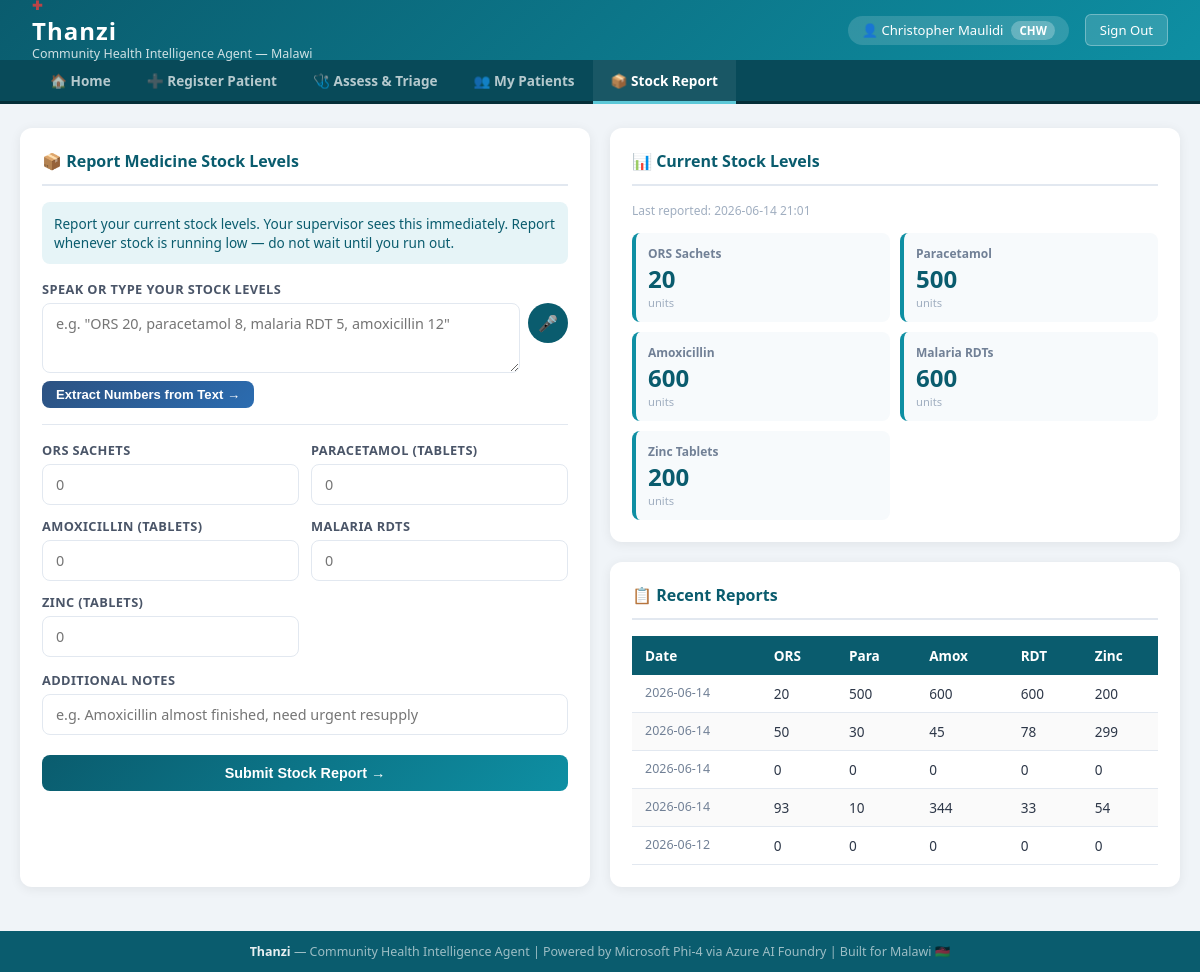
The app's page /chw/stock (signed in) with its own data.
### tables this page shows
CREATE TABLE medicine_stock (
                id          INTEGER PRIMARY KEY AUTOINCREMENT,
                chw_id      INTEGER NOT NULL REFERENCES users(id)
                            ON UPDATE CASCADE ON DELETE CASCADE,
                reported_at TEXT    NOT NULL DEFAULT (datetime('now')),
                ors         INTEGER NOT NULL DEFAULT 0,
                paracetamol INTEGER NOT NULL DEFAULT 0,
                amoxicillin INTEGER NOT NULL DEFAULT 0,
                malaria_rdt INTEGER NOT NULL DEFAULT 0,
                zinc        INTEGER NOT NULL DEFAULT 0,
                notes       TEXT    NOT NULL DEFAULT ''
            );

### routes/chw.py (the view)
@chw_bp.route('/stock', methods=['GET'])
@role_required('CHW')
def stock():
    chw_id = session['user_id']
    with get_db() as conn:
        stock_history = conn.execute("""
            SELECT * FROM medicine_stock
            WHERE chw_id = ?
            ORDER BY reported_at DESC
            LIMIT 10
        """, (chw_id,)).fetchall()
        last_stock = conn.execute(
            "SELECT * FROM medicine_stock WHERE chw_id = ? ORDER BY reported_at DESC LIMIT 1",
            (chw_id,)
        ).fetchone()
    return render_template('chw_stock.html',
                           stock_history=stock_history,
                           last_stock=last_stock)

### database.py (called while the page is built)
@contextmanager
def get_db():
    conn = sqlite3.connect(Config.DATABASE_PATH)
    conn.row_factory = sqlite3.Row
    conn.execute("PRAGMA foreign_keys = ON")
    conn.execute("PRAGMA journal_mode = WAL")
    try:
        yield conn
        conn.commit()
    except Exception:
        conn.rollback()
        raise
    finally:
        conn.close()

### routes/auth.py (called while the page is built)
def role_required(*roles):
    from functools import wraps
    def decorator(f):
        @wraps(f)
        def decorated(*args, **kwargs):
            if 'user_id' not in session:
                if request.is_json or '/api/' in request.path:
                    return jsonify({'error': 'Session expired. Please log in again.'}), 401
                flash('Please log in to continue.', 'warning')
                return redirect(url_for('auth.login'))
            if session.get('role') not in roles:
                if request.is_json or '/api/' in request.path:
                    return jsonify({'error': 'Access denied.'}), 403
                flash('You do not have permission to access that page.', 'danger')
                return redirect(url_for('auth.dashboard'))
            return f(*args, **kwargs)
        return decorated
    return decorator

### templates/chw_stock.html (shortened to what this page needs)
{% extends 'base.html' %}
{% block subnav %}
<div class="subnav">
  <a href="{{ url_for('chw.dashboard') }}">🏠 Home</a>
  <a href="{{ url_for('chw.register_patient') }}">➕ Register Patient</a>
  <a href="{{ url_for('chw.assess') }}">🩺 Assess & Triage</a>
  <a href="{{ url_for('chw.patients') }}">👥 My Patients</a>
  <a href="{{ url_for('chw.stock') }}" class="active">📦 Stock Report</a>
</div>
{% endblock %}
{% block content %}
<div class="grid-2">
  <div class="card">
    <div class="card-header">📦 Report Medicine Stock Levels</div>
    <div style="background:#e6f4f7;border-radius:8px;padding:12px;margin-bottom:16px;font-size:0.85rem;color:#0a5c6e;">
      Report your current stock levels. Your supervisor sees this immediately.
      Report whenever stock is running low — do not wait until you run out.
    </div>
    <div class="form-group">
      <label>Speak or type your stock levels</label>
      <div style="display:flex;gap:8px;align-items:flex-start;">
        <textarea id="stock-voice-text"
                  placeholder='e.g. "ORS 20, paracetamol 8, malaria RDT 5, amoxicillin 12"'
                  style="height:70px;flex:1;"></textarea>
        <button onclick="startStockVoice(event)"
                style="background:#0a5c6e;color:white;border:none;border-radius:50%;
                       width:40px;height:40px;cursor:pointer;font-size:1rem;flex-shrink:0;">
          🎤
        </button>
      </div>
      <button onclick="parseStockFromText()"
              class="btn btn-secondary btn-sm" style="margin-top:8px;">
        Extract Numbers from Text →
      </button>
    </div>
    <div style="border-top:1px solid #e2e8f0;margin:16px 0;"></div>
    <div class="grid-2" style="gap:12px;">
      <div class="form-group" style="margin:0;">
        <label>ORS Sachets</label>
        <input type="number" id="s-ors" placeholder="0" min="0">
      </div>
      <div class="form-group" style="margin:0;">
        <label>Paracetamol (tablets)</label>
        <input type="number" id="s-para" placeholder="0" min="0">
      </div>
      <div class="form-group" style="margin:0;">
        <label>Amoxicillin (tablets)</label>
        <input type="number" id="s-amox" placeholder="0" min="0">
      </div>
      <div class="form-group" style="margin:0;">
        <label>Malaria RDTs</label>
        <input type="number" id="s-rdt" placeholder="0" min="0">
      </div>
      <div class="form-group" style="margin:0;">
        <label>Zinc (tablets)</label>
        <input type="number" id="s-zinc" placeholder="0" min="0">
      </div>
    </div>
    <div class="form-group" style="margin-top:14px;">
      <label>Additional Notes</label>
      <input type="text" id="s-notes"
             placeholder="e.g. Amoxicillin almost finished, need urgent resupply">
    </div>
    <button class="btn btn-primary btn-full" style="margin-top:6px;" onclick="submitStock()">
      Submit Stock Report →
    </button>
  </div>
  <div>
    <div class="card" style="margin-bottom:20px;">
      <div class="card-header">📊 Current Stock Levels</div>
      {% if last_stock %}
      <p style="font-size:0.75rem;color:#a0aec0;margin-bottom:14px;">
        Last reported: {{ last_stock.reported_at[:16] }}
      </p>
      <div class="grid-2" style="gap:10px;">
        {% for field, label, threshold in [
            ('ors',         'ORS Sachets',   10),
            ('paracetamol', 'Paracetamol',   20),
            ('amoxicillin', 'Amoxicillin',   10),
            ('malaria_rdt', 'Malaria RDTs',   5),
            ('zinc',        'Zinc Tablets',  10)
        ] %}
        <div style="background:#f7fafc;border-radius:8px;padding:12px;border-left:4px solid {% if last_stock[field] < threshold // 2 %}#c53030{% elif last_stock[field] < threshold %}#f6ad55{% else %}#0e8fa3{% endif %};">
          <div style="font-size:0.75rem;color:#718096;font-weight:600;">{{ label }}</div>
          <div style="font-size:1.5rem;font-weight:800;color:{% if last_stock[field] < threshold // 2 %}#c53030{% elif last_stock[field] < threshold %}#b7791f{% else %}#0a5c6e{% endif %};">
            {{ last_stock[field] }}
          </div>
          <div style="font-size:0.7rem;color:#a0aec0;">units</div>
        </div>
        {% endfor %}
      </div>
      {% else %}
      <div class="placeholder">
        <span class="placeholder-icon">📦</span>
        <p>No stock reported yet. Submit your first report on the left.</p>
      </div>
      {% endif %}
    </div>
    {% if stock_history %}
    <div class="card">
      <div class="card-header">📋 Recent Reports</div>
      <table class="data-table">
        <thead>
          <tr><th>Date</th><th>ORS</th><th>Para</th><th>Amox</th><th>RDT</th><th>Zinc</th></tr>
        </thead>
        <tbody>
          {% for s in stock_history %}
          <tr>
            <td style="font-size:0.78rem;color:#718096;">{{ s.reported_at[:10] }}</td>
            <td>{{ s.ors }}</td>
            <td>{{ s.paracetamol }}</td>
            <td>{{ s.amoxicillin }}</td>
            <td>{{ s.malaria_rdt }}</td>
            <td>{{ s.zinc }}</td>
          </tr>
          {% endfor %}
        </tbody>
      </table>
    </div>
    {% endif %}
  </div>
</div>
{% endblock %}

### templates/base.html (style rules this page uses)
* { margin:0;padding:0;box-sizing:border-box; }
body { font-family:'Segoe UI',Tahoma,Geneva,Verdana,sans-serif;background:#f0f4f8;color:#2d3748;min-height:100vh;display:flex;flex-direction:column; }
.subnav { background:#084a59;padding:0 32px;display:flex;gap:0;border-bottom:3px solid #052e38; }
.subnav a { color:rgba(255,255,255,0.7);text-decoration:none;padding:11px 18px;font-size:0.85rem;font-weight:600;border-bottom:3px solid transparent;margin-bottom:-3px;transition:all 0.2s;display:flex;align-items:center;gap:6px; }
.subnav a:hover,.subnav a.active { color:white;border-bottom-color:#5cc8d8;background:rgba(255,255,255,0.07); }
.card { background:white;border-radius:12px;padding:22px;box-shadow:0 2px 12px rgba(0,0,0,0.07);margin-bottom:20px; }
.card-header { font-size:1rem;font-weight:700;color:#0a5c6e;margin-bottom:16px;padding-bottom:12px;border-bottom:2px solid #e2e8f0;display:flex;align-items:center;gap:8px; }
.grid-2 { display:grid;grid-template-columns:1fr 1fr;gap:20px; }
.btn { display:inline-block;padding:10px 20px;border-radius:8px;font-size:0.9rem;font-weight:700;cursor:pointer;border:none;text-decoration:none;transition:opacity 0.2s;text-align:center; }
.btn-primary { background:linear-gradient(135deg,#0a5c6e,#0e8fa3);color:white; }
.btn-secondary { background:linear-gradient(135deg,#2c5282,#2b6cb0);color:white; }
.btn-sm { padding:6px 14px;font-size:0.82rem; }
.btn-full { width:100%; }
.form-group { margin-bottom:14px; }
.form-group label { display:block;font-size:0.8rem;font-weight:700;color:#4a5568;margin-bottom:5px;text-transform:uppercase;letter-spacing:0.4px; }
.form-group input,.form-group textarea,.form-group select { width:100%;padding:10px 13px;border:1.5px solid #e2e8f0;border-radius:8px;font-size:0.9rem;font-family:inherit;transition:border 0.2s;background:white; }
.form-group textarea { height:80px;resize:vertical; }
.data-table { width:100%;border-collapse:collapse;font-size:0.85rem; }
.data-table th { background:#0a5c6e;color:white;padding:10px 13px;text-align:left;font-weight:600; }
.data-table td { padding:9px 13px;border-bottom:1px solid #e2e8f0;vertical-align:top; }
.data-table tr:nth-child(even) td { background:#fafafa; }

### records on screen
medicine_stock: reported_at "2026-06-14 21:01", ors "20" "500" "600" "600" "200", reported_at "2026-06-14", ors "20", paracetamol "500", amoxicillin "600", malaria_rdt "600", zinc "200"
medicine_stock: reported_at "2026-06-14", ors "50", paracetamol "30", amoxicillin "45", malaria_rdt "78", zinc "299"
medicine_stock: reported_at "2026-06-14", ors "0", paracetamol "0", amoxicillin "0", malaria_rdt "0", zinc "0"
medicine_stock: reported_at "2026-06-14", ors "93", paracetamol "10", amoxicillin "344", malaria_rdt "33", zinc "54"
medicine_stock: reported_at "2026-06-12", ors "0", paracetamol "0", amoxicillin "0", malaria_rdt "0", zinc "0"

### other values on screen
{{ session.get('full_name', 'User') }} "Christopher Maulidi"
{{ session.get('role', '') }} "CHW"
{{ label }} "ORS Sachets" "Paracetamol" "Amoxicillin" "Malaria RDTs" "Zinc Tablets"
